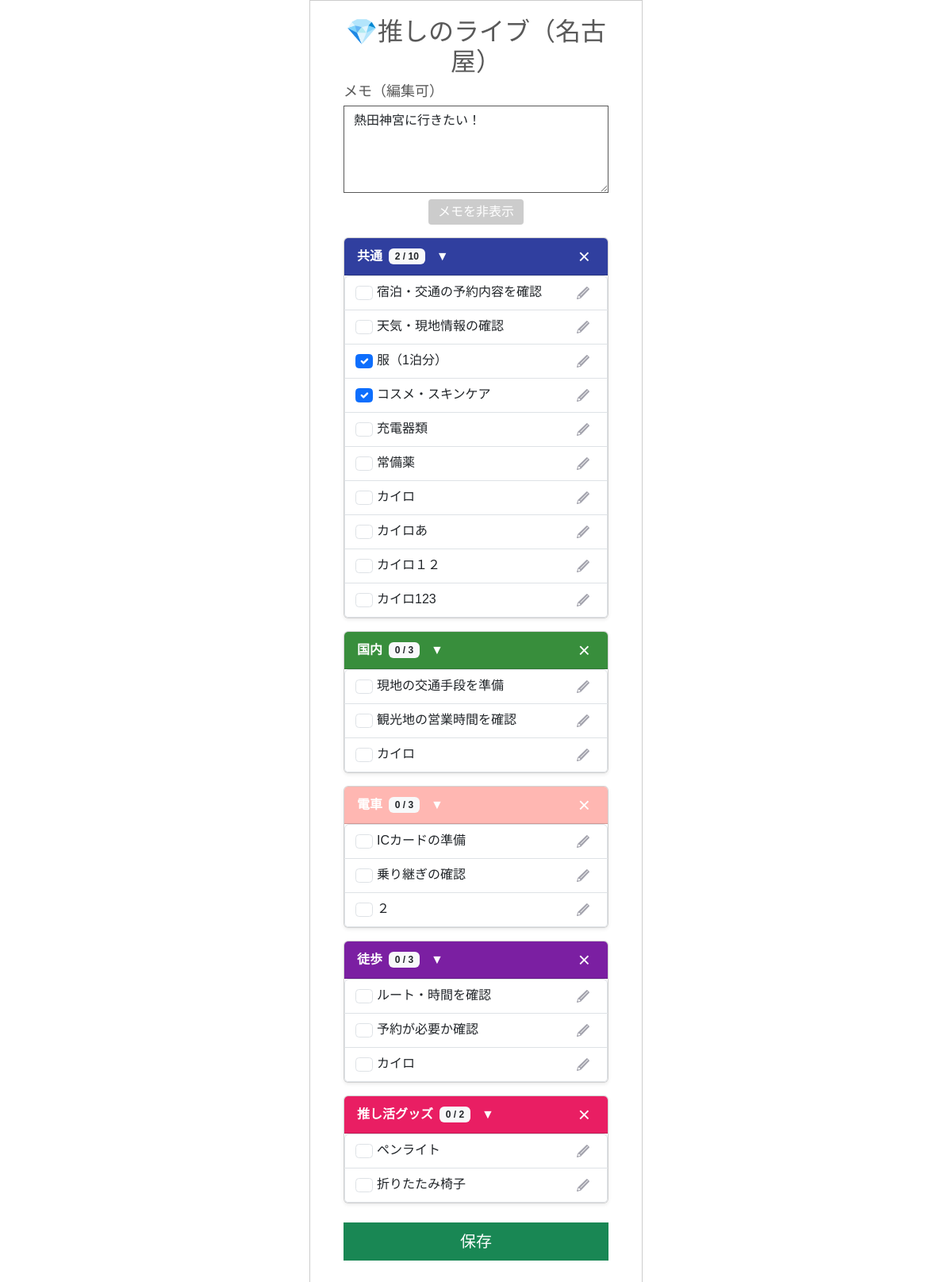
/template/147/old_copy/, run on an earlier commit of the app's database.
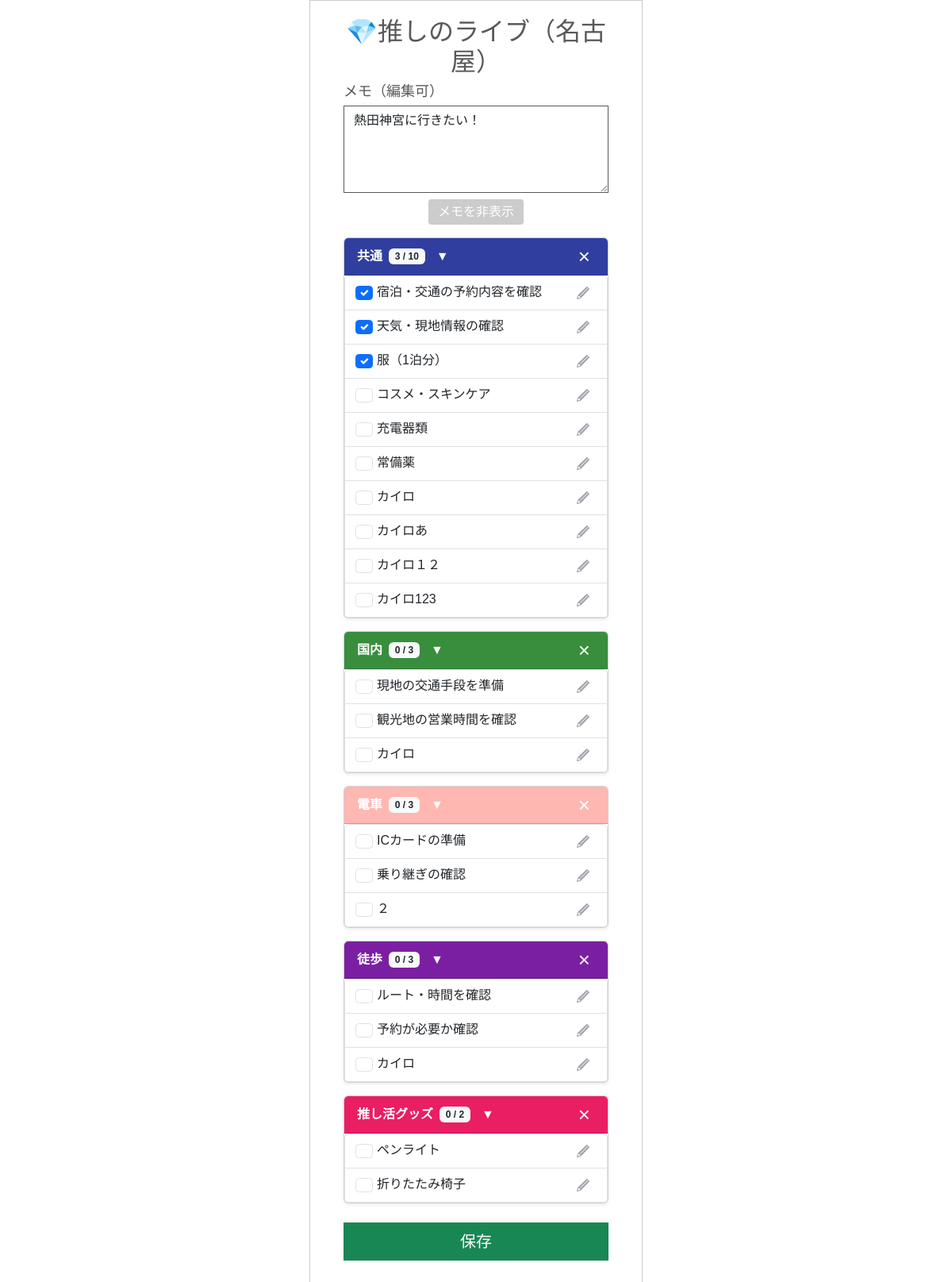
And on a later commit of the database.
### app/models/template.py (models this page shows, shortened)
class TravelCategory(models.Model):
    class TravelType(models.IntegerChoices):
        AUTO  = 0, _("初期作成")
        CUSTOM = 1, _("ユーザー追加")
    class CategoryColor(models.IntegerChoices):
        PINK       = 0, "#e91e63ff"
        LIGHT_PINK = 1, "#ffb7b2fe"
        ORANGE     = 2, "#f57c00ff"
        GREEN      = 3, "#388e3cff"
        CYAN       = 4, "#0097a7ff"
        BLUE       = 5, "#303f9ffe"
        BROWN      = 6, "#795548ff"
        PURPLE     = 7, "#7b1fa2ff"
    template = models.ForeignKey(
        Template,
        on_delete=models.CASCADE,
        verbose_name=_("テンプレートID")
    )
    category_name = models.CharField(
        max_length=50,
        verbose_name=_("分類名")
    )
    travel_type = models.IntegerField(
        choices=TravelType.choices,
        verbose_name=_("分類タイプ")
    )
    category_color = models.IntegerField(
        choices=CategoryColor.choices,
        verbose_name=_("分類カラー")
    )
    created_at = models.DateTimeField(
         auto_now_add=True,
         verbose_name=_("作成日")
         )
    updated_at = models.DateTimeField(
        auto_now=True,
        verbose_name=_("更新日")
        )
    class Meta:
      verbose_name = _("旅行の分類")
    @property
    def checked_count(self):
        return self.travelitem_set.filter(item_checked=1).count()
    @property
    def total_count(self):
        return self.travelitem_set.count()

class TravelItem(models.Model):
    class ItemChecked(models.IntegerChoices):
        NO  = 0, _("NO")
        YES = 1, _("YES")
    travel_category = models.ForeignKey(
        TravelCategory,
        on_delete=models.CASCADE,
        verbose_name=_("旅行の分類ID")
    )
    item_name = models.CharField(
        max_length=128,
        verbose_name=_("項目名")
    )
    item_checked = models.IntegerField(
        choices=ItemChecked.choices,
        verbose_name=_("チェック済み項目")
    )
    created_at = models.DateTimeField(
         auto_now_add=True,
         verbose_name=_("作成日")
         )
    updated_at = models.DateTimeField(
        auto_now=True,
        verbose_name=_("更新日")
        )
    class Meta:
      verbose_name = _("旅行の項目")

### app/views/new_travel/old_template_copy.py (the view, shortened to what this page needs)
# urls.py: path('template/<int:template_id>/old_copy/', old_template_copy, name='old_template_copy'),
def old_template_copy(request, template_id):
    template = get_object_or_404(Template, id=template_id)
    categories = TravelCategory.objects.filter(template=template)
    return render(request, "new_travel/old_template.html", {
        "template": template,
        "categories": categories,
    })

### templates/new_travel/old_template.html (shortened to what this page needs)
{% extends 'base.html' %}
{% load static %}
{% block extra_css %}
{{ block.super }}
<link rel="stylesheet" href="{% static 'tabipre/css/new_travel/template_old.css' %}">
<link rel="stylesheet" href="{% static 'tabipre/css/parts/edit_item.css' %}">
{% endblock %}
{% block content %}
<div class="container mt-2">
    <h2 class="mb-1 text-center">{{ template.travel_info.travel_title }}</h2>
    <form method="POST">
        <div class="mb-3">
            <label class="form-label">メモ（編集可）</label>
            <div id="memoArea" class="collapse show">
                <textarea name="memo" class="form-control" rows="4">{{ template.travel_info.memo }}</textarea>
            </div>
            <div class="text-center mt-2">
                <button id="memoToggleBtn"
                        type="button"
                        class="memo-toggle-btn"
                        data-bs-toggle="collapse"
                        data-bs-target="#memoArea">
                    メモを非表示
                </button>
            </div>
        </div>
        {% for cat in categories %}
        <div class="card mb-3 shadow-sm">
            <div class="card-header d-flex justify-content-between align-items-center"
                 style="background-color: {{ cat.get_category_color_display }}; color: white;">
                <div class="d-flex align-items-center">
                    <strong>{{ cat.category_name }}</strong>
                    <span class="badge bg-light text-dark ms-2">
                        {{ cat.checked_count }} / {{ cat.total_count }}
                    </span>
                    <button type="button"
                            class="btn-transparent ms-2"
                            data-bs-toggle="collapse"
                            data-bs-target="#cat{{ cat.id }}">
                        ▼
                    </button>
                </div>
                <button type="submit"
                        name="delete_category"
                        value="{{ cat.id }}"
                        class="btn-transparent btn-category-delete">
                    ×
                </button>
            </div>
            <ul id="cat{{ cat.id }}" class="list-group collapse show">
                {% for item in cat.travelitem_set.all %}
                <li class="list-group-item d-flex justify-content-between align-items-center">
                    <div class="form-check me-3">
                        <input type="checkbox"
                               name="item_checked_{{ item.id }}"
                               class="form-check-input"
                               {% if item.item_checked %}checked{% endif %}>
                        {{ item.item_name }}
                    </div>
                    <div class="d-flex gap-1">
                        <button type="button"
                                class="edit-btn"
                                data-item-id="{{ item.id }}"
                                data-item-name="{{ item.item_name }}"
                                data-bs-toggle="modal"
                                data-bs-target="#editItemModal">
                            <img src="{% static 'tabipre/icons/edit.png' %}" alt="編集" style="width:16px; height:16px;">
                        </button>
                    </div>
                </li>
                {% endfor %}
            </ul>
        </div>
        {% endfor %}
        <div class="text-center mt-4">
            <button type="submit" name="save_changes" class="btn btn-success btn-lg w-100">
                保存
            </button>
        </div>
    </form>
</div>
{% endblock %}

What changed in the data, as far as the page shows it:
computed for TravelCategory "共通": checked_count "2" → "3"
changed TravelItem "宿泊・交通の予約内容を確認": item_checked "☐" → "☑"
changed TravelItem "天気・現地情報の確認": item_checked "☐" → "☑"
changed TravelItem "コスメ・スキンケア": item_checked "☑" → "☐"
